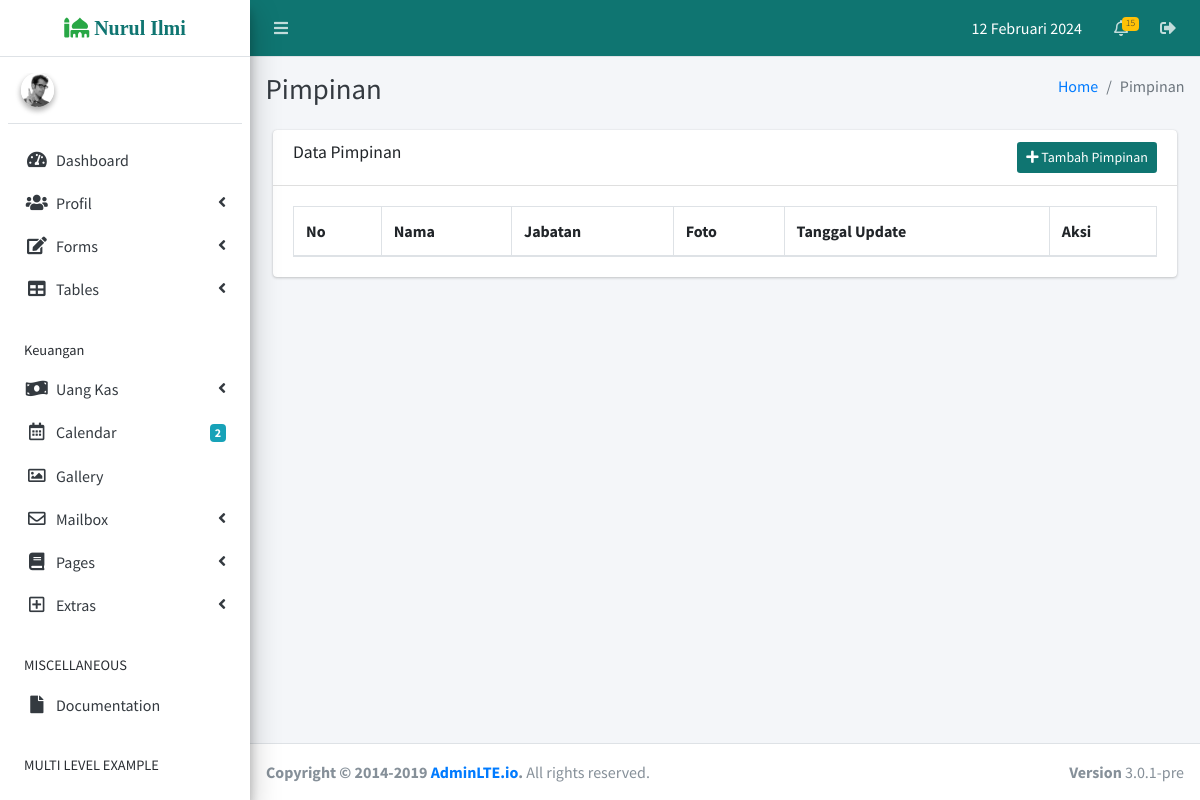
Page /index.php/admin/pimpinan on the earlier database version.
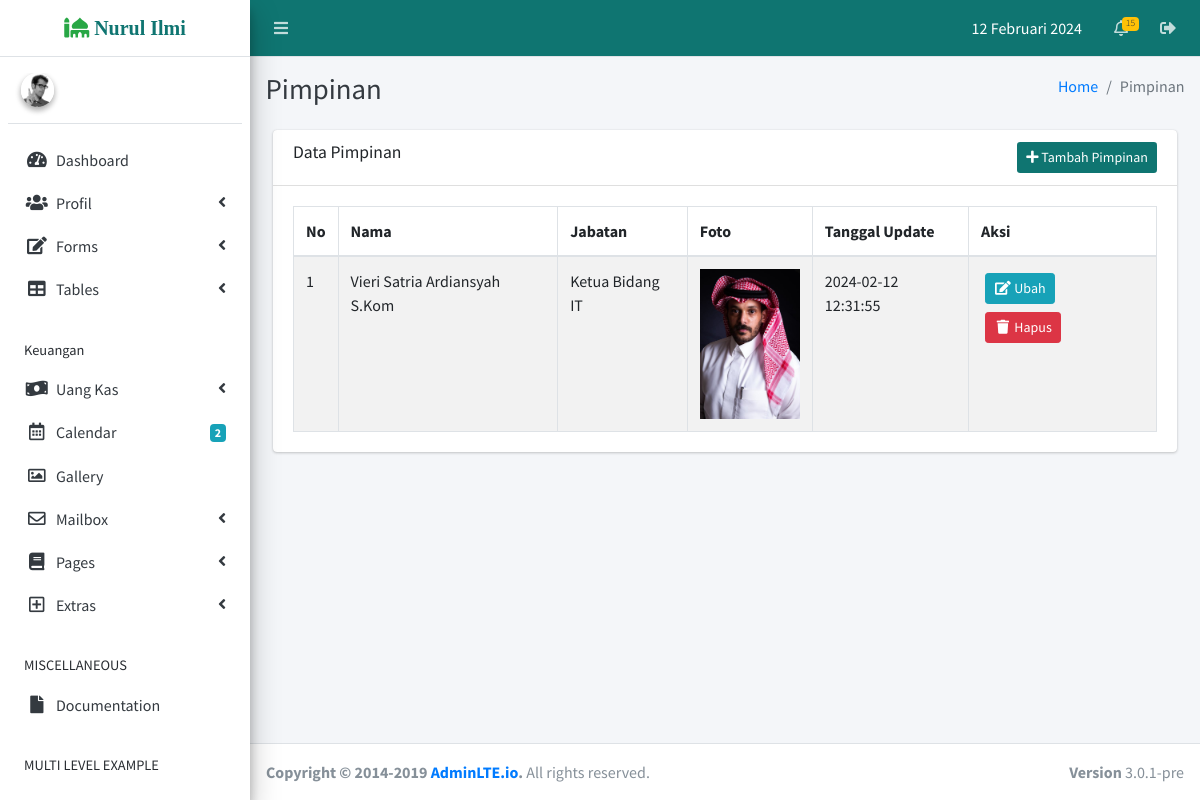
Same page on the later database version.
### tables this page shows
CREATE TABLE `tbl_pimpinan` (
  `id_pimpinan` int(11) NOT NULL,
  `nama` varchar(100) NOT NULL,
  `jabatan` varchar(100) NOT NULL,
  `foto` text NOT NULL,
  `link1` text NOT NULL,
  `link2` text NOT NULL,
  `link3` text NOT NULL,
  `tanggal` timestamp NOT NULL DEFAULT current_timestamp()
);

### application/libraries/Template.php (called while the page is built, shortened)
<?php
class Template {
    var $template_data = array();
    function set($name, $value)
    {
        $this->template_data[$name] = $value;
    }
    function load($template = '', $view = '' , $view_data = array(), $return = FALSE)
    {
        $this->CI =& get_instance();
        $this->set('contents', $this->CI->load->view($view, $view_data, TRUE));
        return $this->CI->load->view($template, $this->template_data, $return);
    }
}

### application/controllers/admin/Pimpinan.php (called while the page is built, shortened)
<?php
class Pimpinan extends CI_Controller {
	public function index()
	{
        $data = [
            'judul' => 'Pimpinan',
            'title' => 'Pimpinan - Masjid Nurul Ilmi',
            'menu'  => 'pimpinan',
            'data_pimpinan' => $this->pimpinan->getDataPimpinan()
        ];
		$this->template->load('v_template_admin', 'admin/pimpinan/v_pimpinan', $data);
	}
}

### index.php (called while the page is built, shortened)
<?php
require_once BASEPATH.'core/CodeIgniter.php';

### application/models/Pimpinan_model.php (called while the page is built, shortened)
<?php
class Pimpinan_model extends CI_Model {
	var $table = 'tbl_pimpinan';
    public function getDataPimpinan()
	{
		return $this->db->get($this->table)->result_array();
	}
}

### application/views/admin/pimpinan/v_pimpinan.php (the view, shortened to what this page needs)
<div class="content-header">
    <div class="container-fluid">
        <div class="row mb-2">
            <div class="col-sm-6">
                <h1 class="m-0 text-dark"><?= $judul; ?></h1>
            </div>
            <div class="col-sm-6">
                <ol class="breadcrumb float-sm-right">
                    <li class="breadcrumb-item"><a href="#">Home</a></li>
                    <li class="breadcrumb-item active"><?= $judul; ?></li>
                </ol>
            </div>
        </div>
    </div>
</div>
<section class="content">
    <div class="container-fluid">
        <div class="col-12">
            <div class="card">
                <div class="card-header">
                    <h3 class="card-title">Data Pimpinan</h3>
                    <div class="d-flex justify-content-end">
                        <a href="<?= base_url('admin/pimpinan/tambah') ?>" class="btn btn-green btn-sm"><i
                                class="fas fa-plus"></i> Tambah Pimpinan</a>
                    </div>
                </div>
                <div class="card-body">
                    <table id="pimpinan" class="table table-bordered table-striped">
                        <thead>
                            <tr>
                                <th>No</th>
                                <th>Nama</th>
                                <th>Jabatan</th>
                                <th>Foto</th>
                                <th>Tanggal Update</th>
                                <th>Aksi</th>
                            </tr>
                        </thead>
                        <tbody>
                            <?php $no = 1; ?>
                            <?php foreach ($data_pimpinan as $pimpinan) : ?>
                            <tr>
                                <td><?= $no++; ?></td>
                                <td><?= $pimpinan['nama'] ?></td>
                                <td><?= $pimpinan['jabatan'] ?></td>
                                <td>
                                    <a href="<?= base_url('upload/pimpinan/' . $pimpinan['foto']) ?>" target="_blank">
                                    <img src="<?= base_url('upload/pimpinan/' . $pimpinan['foto']) ?>" width="100" alt=""></a>
                                </td>
                                <td><?= $pimpinan['tanggal'] ?></td>
                                <td>
                                    <a href="<?= base_url('admin/pimpinan/edit/'). $pimpinan['id_pimpinan'] ?>"
                                        class="m-1 btn btn-info btn-sm"><i class="fas fa-fw fa-edit"></i>
                                        Ubah</a>
                                    <a href="" data-toggle="modal" data-target="#hapus_pimpinan<?= $pimpinan['id_pimpinan'] ?>"
                                        class="btn-delete m-1 btn btn-danger btn-sm" data-text="<?= $pimpinan['nama']; ?>"><i
                                            class="fas fa-fw fa-trash"></i>
                                        Hapus</a>
                                </td>
                            </tr>
                            <?php endforeach ?>
                        </tbody>
                    </table>
                </div>
            </div>
        </div>
    </div>
</section>

Differences in the rows shown:
added tbl_pimpinan: nama "Vieri Satria Ardiansyah S.Kom", jabatan "Ketua Bidang IT", foto (picture), tanggal "2024-02-12 12:31:55"
